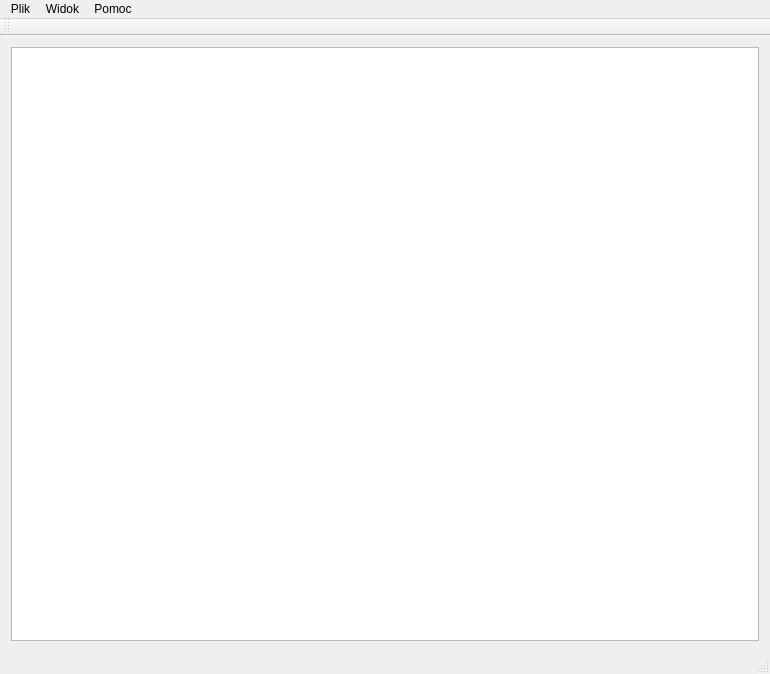
<?xml version="1.0" encoding="UTF-8"?>
<ui version="4.0">
 <class>MainWindow</class>
 <widget class="QMainWindow" name="MainWindow">
  <property name="geometry">
   <rect>
    <x>0</x>
    <y>0</y>
    <width>770</width>
    <height>674</height>
   </rect>
  </property>
  <property name="windowTitle">
   <string>MainWindow</string>
  </property>
  <widget class="QWidget" name="centralWidget">
   <layout class="QHBoxLayout" name="horizontalLayout">
    <item>
     <widget class="QGraphicsView" name="v"/>
    </item>
   </layout>
  </widget>
  <widget class="QMenuBar" name="menuBar">
   <property name="geometry">
    <rect>
     <x>0</x>
     <y>0</y>
     <width>770</width>
     <height>25</height>
    </rect>
   </property>
   <widget class="QMenu" name="menuPlik">
    <property name="title">
     <string>Plik</string>
    </property>
    <addaction name="separator"/>
    <addaction name="separator"/>
   </widget>
   <widget class="QMenu" name="menuWidok">
    <property name="title">
     <string>Widok</string>
    </property>
   </widget>
   <widget class="QMenu" name="menuPomoc">
    <property name="title">
     <string>Pomoc</string>
    </property>
   </widget>
   <addaction name="menuPlik"/>
   <addaction name="menuWidok"/>
   <addaction name="menuPomoc"/>
  </widget>
  <widget class="QToolBar" name="mainToolBar">
   <attribute name="toolBarArea">
    <enum>TopToolBarArea</enum>
   </attribute>
   <attribute name="toolBarBreak">
    <bool>false</bool>
   </attribute>
  </widget>
  <widget class="QStatusBar" name="statusBar"/>
 </widget>
 <layoutdefault spacing="6" margin="11"/>
 <resources/>
 <connections/>
 <slots>
  <slot>wyswietl()</slot>
 </slots>
</ui>
